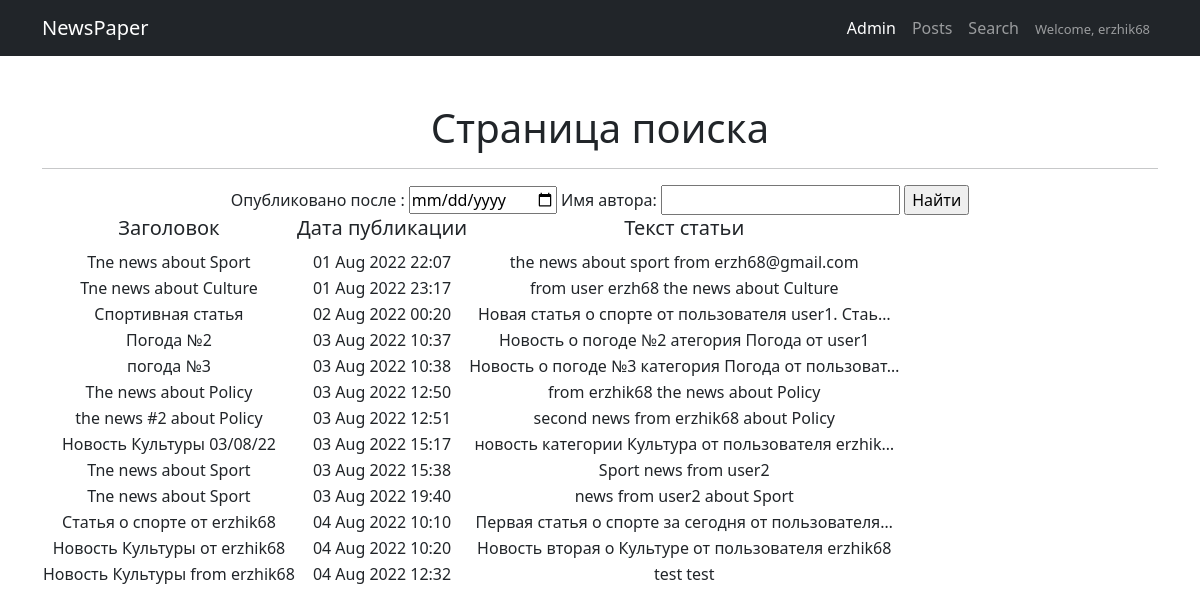
Screenshot of /search/ (signed in) with the database file from the repository.
### newapp/models.py (models this page shows, shortened)
class Post(models.Model):
    NEWS = 'NW'
    ARTICLE = 'AT'
    TYPE_POST_CHOICES = [(NEWS, 'Новости'), (ARTICLE, 'Статья'),]
    post_type = models.CharField("Тип", max_length=2, choices=TYPE_POST_CHOICES, default=NEWS)
    post_author = models.ForeignKey(Author, on_delete=models.CASCADE, verbose_name="Имя автора")
    post_date_time = models.DateTimeField("Дата публикации (ГГГГ-ММ-ДД)", auto_now_add=True)
    post_category = models.ManyToManyField(Category, through='PostCategory', blank=False, verbose_name="Категория", related_name='posts')
    post_title = models.CharField("Заголовок", max_length=100)
    post_text = models.TextField("Текст")
    post_rating = models.IntegerField(default=0)

### newapp/views.py (the view)
# urls.py: path('search/', PostsSearch.as_view()),
class PostsSearch(ListView):
    model = Post
    template_name = 'newapp/search.html'
    context_object_name = 'posts'
    def get_context_data(self, **kwargs):
        context = super().get_context_data(**kwargs)
        context['filter'] = PostFilter(self.request.GET,
                                       queryset=self.get_queryset())  # вписываем наш фильтр в контекст
        return context

### newapp/templatetags/custom_filters.py (called while the page is built)
@register.filter(name='censor')
def censor(value, arg):
    list_bad_words = ['черт', 'блин', 'капец', 'дерьмо', 'хрен', 'чёрт']
    value_edited = value
    value_final = ''
    for word in list_bad_words:
        value_edited = value_edited.lower()
        value_temp = value_edited.replace(word, arg * len(word))
        value_edited = value_temp
    for i in range(0, len(value)):
        if (value[i] != value_edited[i]) & (value_edited[i].isalpha()):
            temp = value_edited[i].upper()
            value_final += temp
        else:
            value_final += value_edited[i]
    return value_final

### templates/newapp/search.html (shortened to what this page needs)
{% extends 'default.html' %}
{% load custom_filters %}
{% block content %}
    <h1>Страница поиска</h1>
    <hr>
    <form method="GET">
        {{ filter.form }}
        <input type="submit" value="Найти">
    </form>
    {% if posts %}
        <table>
            <tr>
                <td>
                    <h5>Заголовок</h5>
                </td>
                <td>
                    <h5>Дата публикации</h5>
                </td>
                <td>
                    <h5>Текст статьи</h5>
                </td>
            </tr>
        {% for post in filter.qs %}
            <tr>
                <td>
                    {{ post.post_title|censor:'*' }}
                </td>
                <td>
                    {{ post.post_date_time|date:'d M Y H:i' }}
                </td>
                <td>
                    {{ post.post_text|censor:'*'|truncatechars:50 }}
                </td>
            </tr>
        {% endfor %}
        </table>
    {% else %}
        <h2>Новостей нет!</h2>
    {% endif %}
{% endblock content %}

### templates/default.html (shortened to what this page needs)
{% load static %}
<!DOCTYPE html>
<html lang="en">
    <head>
        <link href="{% static 'css/styles.css' %}" rel="stylesheet" />
    </head>
    <body>
        <nav class="navbar navbar-expand-lg navbar-dark bg-dark">
            <div class="container">
                <a class="navbar-brand" href="/posts/">NewsPaper</a>
                <div class="collapse navbar-collapse" id="navbarSupportedContent">
                    <ul class="navbar-nav ms-auto mb-2 mb-lg-0">
                        <li class="nav-item"><a class="nav-link active" aria-current="page" href="/admin/">Admin</a></li>
                        <li class="nav-item"><a class="nav-link" href="/posts/">Posts</a></li>
                        <li class="nav-item"><a class="nav-link" href="/posts/search/">Search</a></li>
                        <li class="nav-item"><a class="nav-link" href="#"><font size="-1.5">Welcome, {{ request.user.username }}</font></a></li>
                    </ul>
                </div>
            </div>
        </nav>
        <div class="container">
            <div class="text-center mt-5">
                {% block content %}
                {% endblock content %}
            </div>
        </div>
    </body>
</html>

### rows the page displays
Post: post_title|censor "Tne news about Sport", post_date_time "01 Aug 2022 22:07", post_text|censor "the news about sport from erzh68@gmail.com"
Post: post_title|censor "Tne news about Culture", post_date_time "01 Aug 2022 23:17", post_text|censor "from user erzh68 the news about Culture"
Post: post_title|censor "Спортивная статья", post_date_time "02 Aug 2022 00:20", post_text|censor "Новая статья о спорте от пользователя user1. Стаь…"
Post: post_title|censor "Погода №2", post_date_time "03 Aug 2022 10:37", post_text|censor "Новость о погоде №2 атегория Погода от user1"
Post: post_title|censor "погода №3", post_date_time "03 Aug 2022 10:38", post_text|censor "Новость о погоде №3 категория Погода от пользоват…"
Post: post_title|censor "The news about Policy", post_date_time "03 Aug 2022 12:50", post_text|censor "from erzhik68 the news about Policy"
Post: post_title|censor "the news #2 about Policy", post_date_time "03 Aug 2022 12:51", post_text|censor "second news from erzhik68 about Policy"
Post: post_title|censor "Новость Культуры 03/08/22", post_date_time "03 Aug 2022 15:17", post_text|censor "новость категории Культура от пользователя erzhik…"
Post: post_title|censor "Tne news about Sport", post_date_time "03 Aug 2022 15:38", post_text|censor "Sport news from user2"
Post: post_title|censor "Tne news about Sport", post_date_time "03 Aug 2022 19:40", post_text|censor "news from user2 about Sport"
Post: post_title|censor "Статья о спорте от erzhik68", post_date_time "04 Aug 2022 10:10", post_text|censor "Первая статья о спорте за сегодня от пользователя…"
Post: post_title|censor "Новость Культуры от erzhik68", post_date_time "04 Aug 2022 10:20", post_text|censor "Новость вторая о Культуре от пользователя erzhik68"
Post: post_title|censor "Новость Культуры from erzhik68", post_date_time "04 Aug 2022 12:32", post_text|censor "test test"

### other values shown
{{ request.user.username }} "erzhik68"
